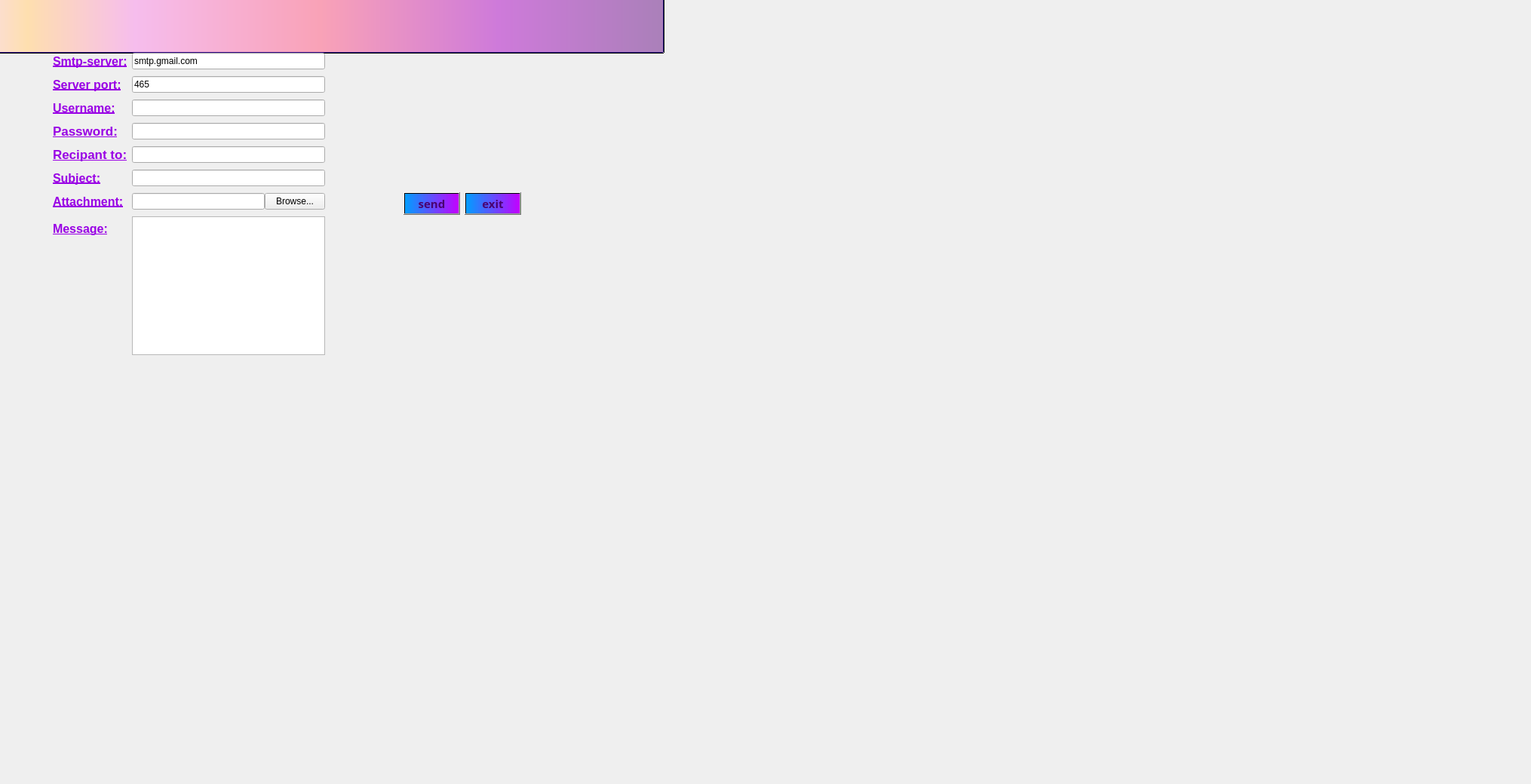
   <widget class="QWidget" name="tab">
    <attribute name="title">
     <string>Mailing</string>
    </attribute>
    <widget class="QPushButton" name="pushButton_recherchecong_9">
     <property name="geometry">
      <rect>
       <x>-10</x>
       <y>-10</y>
       <width>891</width>
       <height>81</height>
      </rect>
     </property>
     <property name="palette">
      <palette>
       <active>
        <colorrole role="WindowText">
         <brush brushstyle="SolidPattern">
          <color alpha="255">
           <red>0</red>
           <green>0</green>
           <blue>127</blue>
          </color>
         </brush>
        </colorrole>
        <colorrole role="Button">
         <brush brushstyle="LinearGradientPattern">
          <gradient startx="0.000000000000000" starty="0.000000000000000" endx="1.000000000000000" endy="0.000000000000000" type="LinearGradient" spread="PadSpread" coordinatemode="ObjectBoundingMode">
           <gradientstop position="0.010050300000000">
            <color alpha="255">
             <red>252</red>
             <green>222</green>
             <blue>204</blue>
            </color>
           </gradientstop>
           <gradientstop position="0.050251300000000">
            <color alpha="255">
             <red>254</red>
             <green>223</green>
             <blue>175</blue>
            </color>
           </gradientstop>
           <gradientstop position="0.211055000000000">
            <color alpha="255">
             <red>246</red>
             <green>189</green>
             <blue>237</blue>
            </color>
           </gradientstop>
           <gradientstop position="0.487437000000000">
            <color alpha="255">
             <red>249</red>
             <green>162</green>
             <blue>183</blue>
            </color>
           </gradientstop>
           <gradientstop position="0.753769000000000">
            <color alpha="255">
             <red>206</red>
             <green>122</green>
             <blue>218</blue>
            </color>
           </gradientstop>
           <gradientstop position="1.000000000000000">
            <color alpha="255">
             <red>170</red>
             <green>128</green>
             <blue>185</blue>
            </color>
           </gradientstop>
          </gradient>
         </brush>
        </colorrole>
        <colorrole role="Light">
         <brush brushstyle="SolidPattern">
          <color alpha="255">
           <red>170</red>
           <green>127</green>
           <blue>255</blue>
          </color>
         </brush>
        </colorrole>
        <colorrole role="Midlight">
         <brush brushstyle="SolidPattern">
          <color alpha="255">
           <red>127</red>
           <green>63</green>
           <blue>255</blue>
          </color>
         </brush>
        </colorrole>
        <colorrole role="Dark">
         <brush brushstyle="SolidPattern">
          <color alpha="255">
           <red>42</red>
           <green>0</green>
           <blue>127</blue>
          </color>
         </brush>
        </colorrole>
        <colorrole role="Mid">
         <brush brushstyle="SolidPattern">
          <color alpha="255">
           <red>57</red>
           <green>0</green>
           <blue>170</blue>
          </color>
         </brush>
        </colorrole>
        <colorrole role="Text">
         <brush brushstyle="SolidPattern">
          <color alpha="255">
           <red>0</red>
           <green>0</green>
           <blue>127</blue>
          </color>
         </brush>
        </colorrole>
        <colorrole role="BrightText">
         <brush brushstyle="SolidPattern">
          <color alpha="255">
           <red>255</red>
           <green>255</green>
           <blue>255</blue>
          </color>
         </brush>
        </colorrole>
        <colorrole role="ButtonText">
         <brush brushstyle="SolidPattern">
          <color alpha="255">
           <red>0</red>
           <green>0</green>
           <blue>127</blue>
          </color>
         </brush>
        </colorrole>
        <colorrole role="Base">
         <brush brushstyle="LinearGradientPattern">
          <gradient startx="0.000000000000000" starty="0.000000000000000" endx="1.000000000000000" endy="0.000000000000000" type="LinearGradient" spread="PadSpread" coordinatemode="ObjectBoundingMode">
           <gradientstop position="0.010050300000000">
            <color alpha="255">
             <red>252</red>
             <green>222</green>
             <blue>204</blue>
            </color>
           </gradientstop>
           <gradientstop position="0.050251300000000">
            <color alpha="255">
             <red>254</red>
             <green>223</green>
             <blue>175</blue>
            </color>
           </gradientstop>
           <gradientstop position="0.211055000000000">
            <color alpha="255">
             <red>246</red>
             <green>189</green>
             <blue>237</blue>
            </color>
           </gradientstop>
           <gradientstop position="0.487437000000000">
            <color alpha="255">
             <red>249</red>
             <green>162</green>
             <blue>183</blue>
            </color>
           </gradientstop>
           <gradientstop position="0.753769000000000">
            <color alpha="255">
             <red>206</red>
             <green>122</green>
             <blue>218</blue>
            </color>
           </gradientstop>
           <gradientstop position="1.000000000000000">
            <color alpha="255">
             <red>170</red>
             <green>128</green>
             <blue>185</blue>
            </color>
           </gradientstop>
          </gradient>
         </brush>
        </colorrole>
        <colorrole role="Window">
         <brush brushstyle="LinearGradientPattern">
          <gradient startx="0.000000000000000" starty="0.000000000000000" endx="1.000000000000000" endy="0.000000000000000" type="LinearGradient" spread="PadSpread" coordinatemode="ObjectBoundingMode">
           <gradientstop position="0.010050300000000">
            <color alpha="255">
             <red>252</red>
             <green>222</green>
             <blue>204</blue>
            </color>
           </gradientstop>
           <gradientstop position="0.050251300000000">
            <color alpha="255">
             <red>254</red>
             <green>223</green>
             <blue>175</blue>
            </color>
           </gradientstop>
           <gradientstop position="0.211055000000000">
            <color alpha="255">
             <red>246</red>
             <green>189</green>
             <blue>237</blue>
            </color>
           </gradientstop>
           <gradientstop position="0.487437000000000">
            <color alpha="255">
             <red>249</red>
             <green>162</green>
             <blue>183</blue>
            </color>
           </gradientstop>
           <gradientstop position="0.753769000000000">
            <color alpha="255">
             <red>206</red>
             <green>122</green>
             <blue>218</blue>
            </color>
           </gradientstop>
           <gradientstop position="1.000000000000000">
            <color alpha="255">
             <red>170</red>
             <green>128</green>
             <blue>185</blue>
            </color>
           </gradientstop>
          </gradient>
         </brush>
        </colorrole>
        <colorrole role="Shadow">
         <brush brushstyle="SolidPattern">
          <color alpha="255">
           <red>0</red>
           <green>0</green>
           <blue>0</blue>
          </color>
         </brush>
        </colorrole>
        <colorrole role="AlternateBase">
         <brush brushstyle="SolidPattern">
          <color alpha="255">
           <red>170</red>
           <green>127</green>
           <blue>255</blue>
          </color>
         </brush>
        </colorrole>
        <colorrole role="ToolTipBase">
         <brush brushstyle="SolidPattern">
          <color alpha="255">
           <red>255</red>
           <green>255</green>
           <blue>220</blue>
          </color>
         </brush>
        </colorrole>
        <colorrole role="ToolTipText">
         <brush brushstyle="SolidPattern">
          <color alpha="255">
           <red>0</red>
           <green>0</green>
           <blue>0</blue>
          </color>
         </brush>
        </colorrole>
        <colorrole role="PlaceholderText">
         <brush brushstyle="SolidPattern">
          <color alpha="128">
           <red>0</red>
           <green>0</green>
           <blue>0</blue>
          </color>
         </brush>
        </colorrole>
       </active>
       <inactive>
        <colorrole role="WindowText">
         <brush brushstyle="SolidPattern">
          <color alpha="255">
           <red>0</red>
           <green>0</green>
           <blue>127</blue>
          </color>
         </brush>
        </colorrole>
        <colorrole role="Button">
         <brush brushstyle="LinearGradientPattern">
          <gradient startx="0.000000000000000" starty="0.000000000000000" endx="1.000000000000000" endy="0.000000000000000" type="LinearGradient" spread="PadSpread" coordinatemode="ObjectBoundingMode">
           <gradientstop position="0.010050300000000">
            <color alpha="255">
             <red>252</red>
             <green>222</green>
             <blue>204</blue>
            </color>
           </gradientstop>
           <gradientstop position="0.050251300000000">
            <color alpha="255">
             <red>254</red>
             <green>223</green>
             <blue>175</blue>
            </color>
           </gradientstop>
           <gradientstop position="0.211055000000000">
            <color alpha="255">
             <red>246</red>
             <green>189</green>
             <blue>237</blue>
            </color>
           </gradientstop>
           <gradientstop position="0.487437000000000">
            <color alpha="255">
             <red>249</red>
             <green>162</green>
             <blue>183</blue>
            </color>
           </gradientstop>
           <gradientstop position="0.753769000000000">
            <color alpha="255">
             <red>206</red>
             <green>122</green>
             <blue>218</blue>
            </color>
           </gradientstop>
           <gradientstop position="1.000000000000000">
            <color alpha="255">
             <red>170</red>
             <green>128</green>
             <blue>185</blue>
            </color>
           </gradientstop>
          </gradient>
         </brush>
        </colorrole>
        <colorrole role="Light">
         <brush brushstyle="SolidPattern">
          <color alpha="255">
           <red>170</red>
           <green>127</green>
           <blue>255</blue>
          </color>
         </brush>
        </colorrole>
        <colorrole role="Midlight">
         <brush brushstyle="SolidPattern">
          <color alpha="255">
           <red>127</red>
           <green>63</green>
           <blue>255</blue>
          </color>
         </brush>
        </colorrole>
        <colorrole role="Dark">
         <brush brushstyle="SolidPattern">
          <color alpha="255">
           <red>42</red>
           <green>0</green>
           <blue>127</blue>
          </color>
         </brush>
        </colorrole>
        <colorrole role="Mid">
         <brush brushstyle="SolidPattern">
          <color alpha="255">
           <red>57</red>
           <green>0</green>
           <blue>170</blue>
          </color>
         </brush>
        </colorrole>
        <colorrole role="Text">
         <brush brushstyle="SolidPattern">
          <color alpha="255">
           <red>0</red>
           <green>0</green>
           <blue>127</blue>
          </color>
         </brush>
        </colorrole>
        <colorrole role="BrightText">
         <brush brushstyle="SolidPattern">
          <color alpha="255">
           <red>255</red>
           <green>255</green>
           <blue>255</blue>
          </color>
         </brush>
        </colorrole>
        <colorrole role="ButtonText">
         <brush brushstyle="SolidPattern">
          <color alpha="255">
           <red>0</red>
           <green>0</green>
           <blue>127</blue>
          </color>
         </brush>
        </colorrole>
        <colorrole role="Base">
         <brush brushstyle="LinearGradientPattern">
          <gradient startx="0.000000000000000" starty="0.000000000000000" endx="1.000000000000000" endy="0.000000000000000" type="LinearGradient" spread="PadSpread" coordinatemode="ObjectBoundingMode">
           <gradientstop position="0.010050300000000">
            <color alpha="255">
             <red>252</red>
             <green>222</green>
             <blue>204</blue>
            </color>
           </gradientstop>
           <gradientstop position="0.050251300000000">
            <color alpha="255">
             <red>254</red>
             <green>223</green>
             <blue>175</blue>
            </color>
           </gradientstop>
           <gradientstop position="0.211055000000000">
            <color alpha="255">
             <red>246</red>
             <green>189</green>
             <blue>237</blue>
            </color>
           </gradientstop>
           <gradientstop position="0.487437000000000">
            <color alpha="255">
             <red>249</red>
             <green>162</green>
             <blue>183</blue>
            </color>
           </gradientstop>
           <gradientstop position="0.753769000000000">
            <color alpha="255">
             <red>206</red>
             <green>122</green>
             <blue>218</blue>
            </color>
           </gradientstop>
           <gradientstop position="1.000000000000000">
            <color alpha="255">
             <red>170</red>
             <green>128</green>
             <blue>185</blue>
            </color>
           </gradientstop>
          </gradient>
         </brush>
        </colorrole>
        <colorrole role="Window">
         <brush brushstyle="LinearGradientPattern">
          <gradient startx="0.000000000000000" starty="0.000000000000000" endx="1.000000000000000" endy="0.000000000000000" type="LinearGradient" spread="PadSpread" coordinatemode="ObjectBoundingMode">
           <gradientstop position="0.010050300000000">
            <color alpha="255">
             <red>252</red>
             <green>222</green>
             <blue>204</blue>
            </color>
           </gradientstop>
           <gradientstop position="0.050251300000000">
            <color alpha="255">
             <red>254</red>
             <green>223</green>
             <blue>175</blue>
            </color>
           </gradientstop>
           <gradientstop position="0.211055000000000">
            <color alpha="255">
             <red>246</red>
             <green>189</green>
             <blue>237</blue>
            </color>
           </gradientstop>
           <gradientstop position="0.487437000000000">
            <color alpha="255">
             <red>249</red>
             <green>162</green>
             <blue>183</blue>
            </color>
           </gradientstop>
           <gradientstop position="0.753769000000000">
            <color alpha="255">
             <red>206</red>
             <green>122</green>
             <blue>218</blue>
            </color>
           </gradientstop>
           <gradientstop position="1.000000000000000">
            <color alpha="255">
             <red>170</red>
             <green>128</green>
             <blue>185</blue>
            </color>
           </gradientstop>
          </gradient>
         </brush>
        </colorrole>
        <colorrole role="Shadow">
         <brush brushstyle="SolidPattern">
          <color alpha="255">
           <red>0</red>
           <green>0</green>
           <blue>0</blue>
          </color>
         </brush>
        </colorrole>
        <colorrole role="AlternateBase">
         <brush brushstyle="SolidPattern">
          <color alpha="255">
           <red>170</red>
           <green>127</green>
           <blue>255</blue>
          </color>
         </brush>
        </colorrole>
        <colorrole role="ToolTipBase">
         <brush brushstyle="SolidPattern">
          <color alpha="255">
           <red>255</red>
           <green>255</green>
           <blue>220</blue>
          </color>
         </brush>
        </colorrole>
        <colorrole role="ToolTipText">
         <brush brushstyle="SolidPattern">
          <color alpha="255">
           <red>0</red>
           <green>0</green>
           <blue>0</blue>
          </color>
         </brush>
        </colorrole>
        <colorrole role="PlaceholderText">
         <brush brushstyle="SolidPattern">
          <color alpha="128">
           <red>0</red>
           <green>0</green>
           <blue>0</blue>
          </color>
         </brush>
        </colorrole>
       </inactive>
       <disabled>
        <colorrole role="WindowText">
         <brush brushstyle="SolidPattern">
          <color alpha="255">
           <red>0</red>
           <green>0</green>
           <blue>127</blue>
          </color>
         </brush>
        </colorrole>
        <colorrole role="Button">
         <brush brushstyle="LinearGradientPattern">
          <gradient startx="0.000000000000000" starty="0.000000000000000" endx="1.000000000000000" endy="0.000000000000000" type="LinearGradient" spread="PadSpread" coordinatemode="ObjectBoundingMode">
           <gradientstop position="0.010050300000000">
            <color alpha="255">
             <red>252</red>
             <green>222</green>
             <blue>204</blue>
            </color>
           </gradientstop>
           <gradientstop position="0.050251300000000">
            <color alpha="255">
             <red>254</red>
             <green>223</green>
             <blue>175</blue>
            </color>
           </gradientstop>
           <gradientstop position="0.211055000000000">
            <color alpha="255">
             <red>246</red>
             <green>189</green>
             <blue>237</blue>
            </color>
           </gradientstop>
           <gradientstop position="0.487437000000000">
            <color alpha="255">
             <red>249</red>
             <green>162</green>
             <blue>183</blue>
            </color>
           </gradientstop>
           <gradientstop position="0.753769000000000">
            <color alpha="255">
             <red>206</red>
             <green>122</green>
             <blue>218</blue>
            </color>
           </gradientstop>
           <gradientstop position="1.000000000000000">
            <color alpha="255">
             <red>170</red>
             <green>128</green>
             <blue>185</blue>
            </color>
           </gradientstop>
          </gradient>
         </brush>
        </colorrole>
        <colorrole role="Light">
         <brush brushstyle="SolidPattern">
          <color alpha="255">
           <red>170</red>
           <green>127</green>
           <blue>255</blue>
          </color>
         </brush>
        </colorrole>
        <colorrole role="Midlight">
         <brush brushstyle="SolidPattern">
          <color alpha="255">
           <red>127</red>
           <green>63</green>
           <blue>255</blue>
          </color>
         </brush>
        </colorrole>
        <colorrole role="Dark">
         <brush brushstyle="SolidPattern">
          <color alpha="255">
           <red>42</red>
           <green>0</green>
           <blue>127</blue>
          </color>
         </brush>
        </colorrole>
        <colorrole role="Mid">
         <brush brushstyle="SolidPattern">
          <color alpha="255">
           <red>57</red>
           <green>0</green>
           <blue>170</blue>
          </color>
         </brush>
        </colorrole>
        <colorrole role="Text">
         <brush brushstyle="SolidPattern">
          <color alpha="255">
           <red>0</red>
           <green>0</green>
           <blue>127</blue>
          </color>
         </brush>
        </colorrole>
        <colorrole role="BrightText">
         <brush brushstyle="SolidPattern">
          <color alpha="255">
           <red>255</red>
           <green>255</green>
           <blue>255</blue>
          </color>
         </brush>
        </colorrole>
        <colorrole role="ButtonText">
         <brush brushstyle="SolidPattern">
          <color alpha="255">
           <red>0</red>
           <green>0</green>
           <blue>127</blue>
          </color>
         </brush>
        </colorrole>
        <colorrole role="Base">
         <brush brushstyle="LinearGradientPattern">
          <gradient startx="0.000000000000000" starty="0.000000000000000" endx="1.000000000000000" endy="0.000000000000000" type="LinearGradient" spread="PadSpread" coordinatemode="ObjectBoundingMode">
           <gradientstop position="0.010050300000000">
            <color alpha="255">
             <red>252</red>
             <green>222</green>
             <blue>204</blue>
            </color>
           </gradientstop>
           <gradientstop position="0.050251300000000">
            <color alpha="255">
             <red>254</red>
             <green>223</green>
             <blue>175</blue>
            </color>
           </gradientstop>
           <gradientstop position="0.211055000000000">
            <color alpha="255">
             <red>246</red>
             <green>189</green>
             <blue>237</blue>
            </color>
           </gradientstop>
           <gradientstop position="0.487437000000000">
            <color alpha="255">
             <red>249</red>
             <green>162</green>
             <blue>183</blue>
            </color>
           </gradientstop>
           <gradientstop position="0.753769000000000">
            <color alpha="255">
             <red>206</red>
             <green>122</green>
             <blue>218</blue>
            </color>
           </gradientstop>
           <gradientstop position="1.000000000000000">
            <color alpha="255">
             <red>170</red>
             <green>128</green>
             <blue>185</blue>
            </color>
           </gradientstop>
          </gradient>
         </brush>
        </colorrole>
        <colorrole role="Window">
         <brush brushstyle="LinearGradientPattern">
          <gradient startx="0.000000000000000" starty="0.000000000000000" endx="1.000000000000000" endy="0.000000000000000" type="LinearGradient" spread="PadSpread" coordinatemode="ObjectBoundingMode">
           <gradientstop position="0.010050300000000">
            <color alpha="255">
             <red>252</red>
             <green>222</green>
             <blue>204</blue>
            </color>
           </gradientstop>
           <gradientstop position="0.050251300000000">
            <color alpha="255">
             <red>254</red>
             <green>223</green>
             <blue>175</blue>
            </color>
           </gradientstop>
           <gradientstop position="0.211055000000000">
            <color alpha="255">
             <red>246</red>
             <green>189</green>
             <blue>237</blue>
            </color>
           </gradientstop>
           <gradientstop position="0.487437000000000">
            <color alpha="255">
             <red>249</red>
             <green>162</green>
             <blue>183</blue>
            </color>
           </gradientstop>
           <gradientstop position="0.753769000000000">
            <color alpha="255">
             <red>206</red>
             <green>122</green>
             <blue>218</blue>
            </color>
           </gradientstop>
           <gradientstop position="1.000000000000000">
            <color alpha="255">
             <red>170</red>
             <green>128</green>
             <blue>185</blue>
            </color>
           </gradientstop>
          </gradient>
         </brush>
        </colorrole>
        <colorrole role="Shadow">
         <brush brushstyle="SolidPattern">
          <color alpha="255">
           <red>0</red>
           <green>0</green>
           <blue>0</blue>
          </color>
         </brush>
        </colorrole>
        <colorrole role="AlternateBase">
         <brush brushstyle="SolidPattern">
          <color alpha="255">
           <red>85</red>
           <green>0</green>
           <blue>255</blue>
          </color>
         </brush>
        </colorrole>
        <colorrole role="ToolTipBase">
         <brush brushstyle="SolidPattern">
          <color alpha="255">
           <red>255</red>
           <green>255</green>
           <blue>220</blue>
          </color>
         </brush>
        </colorrole>
        <colorrole role="ToolTipText">
         <brush brushstyle="SolidPattern">
          <color alpha="255">
           <red>0</red>
           <green>0</green>
           <blue>0</blue>
          </color>
         </brush>
        </colorrole>
        <colorrole role="PlaceholderText">
         <brush brushstyle="SolidPattern">
          <color alpha="128">
           <red>0</red>
           <green>0</green>
           <blue>0</blue>
          </color>
         </brush>
        </colorrole>
       </disabled>
      </palette>
     </property>
     <property name="font">
      <font>
       <family>Lucida Calligraphy</family>
       <pointsize>10</pointsize>
       <weight>75</weight>
       <italic>true</italic>
       <bold>true</bold>
       <underline>false</underline>
       <strikeout>false</strikeout>
      </font>
     </property>
     <property name="styleSheet">
      <string notr="true">background-color: qlineargradient(spread:pad, x1:1, y1:0, x2:1, y2:0, stop:0.919598 rgba(255, 0, 111, 255), stop:0.98 rgba(0, 0, 0, 255), stop:1 rgba(235, 148, 61, 255));
color: rgb(0, 0, 127);
background-color: qlineargradient(spread:pad, x1:0, y1:0, x2:1, y2:0, stop:0.0100503 rgba(252, 222, 204, 255), stop:0.0502513 rgba(254, 223, 175, 255), stop:0.211055 rgba(246, 189, 237, 255), stop:0.487437 rgba(249, 162, 183, 255), stop:0.753769 rgba(206, 122, 218, 255), stop:1 rgba(170, 128, 185, 255));</string>
     </property>
     <property name="text">
      <string/>
     </property>
     <property name="icon">
      <iconset>
       <normaloff>../imagesQT/ml.png</normaloff>../imagesQT/ml.png</iconset>
     </property>
     <property name="iconSize">
      <size>
       <width>100</width>
       <height>121</height>
      </size>
     </property>
    </widget>
    <widget class="QLabel" name="label_photo_5">
     <property name="geometry">
      <rect>
       <x>-70</x>
       <y>-10</y>
       <width>2021</width>
       <height>1031</height>
      </rect>
     </property>
     <property name="text">
      <string/>
     </property>
     <property name="pixmap">
      <pixmap>../imagesQT/modifcongback.jpg</pixmap>
     </property>
    </widget>
    <widget class="QWidget" name="layoutWidget">
     <property name="geometry">
      <rect>
       <x>70</x>
       <y>70</y>
       <width>621</width>
       <height>401</height>
      </rect>
     </property>
     <layout class="QHBoxLayout" name="horizontalLayout">
      <item>
       <layout class="QFormLayout" name="formLayout">
        <property name="fieldGrowthPolicy">
         <enum>QFormLayout::ExpandingFieldsGrow</enum>
        </property>
        <property name="rowWrapPolicy">
         <enum>QFormLayout::WrapLongRows</enum>
        </property>
        <property name="verticalSpacing">
         <number>9</number>
        </property>
        <item row="0" column="0">
         <widget class="QLabel" name="label">
          <property name="font">
           <font>
            <pointsize>12</pointsize>
            <weight>75</weight>
            <bold>true</bold>
            <underline>true</underline>
           </font>
          </property>
          <property name="styleSheet">
           <string notr="true">color:rgb(153, 0, 229)</string>
          </property>
          <property name="text">
           <string>Smtp-server:</string>
          </property>
         </widget>
        </item>
        <item row="0" column="1">
         <widget class="QLineEdit" name="server">
          <property name="text">
           <string>smtp.gmail.com</string>
          </property>
         </widget>
        </item>
        <item row="1" column="0">
         <widget class="QLabel" name="label_2">
          <property name="font">
           <font>
            <pointsize>12</pointsize>
            <weight>75</weight>
            <bold>true</bold>
            <underline>true</underline>
           </font>
          </property>
          <property name="styleSheet">
           <string notr="true">color:rgb(153, 0, 229)</string>
          </property>
          <property name="text">
           <string>Server port:</string>
          </property>
         </widget>
        </item>
        <item row="1" column="1">
         <widget class="QLineEdit" name="port">
          <property name="text">
           <string>465</string>
          </property>
         </widget>
        </item>
        <item row="2" column="0">
         <widget class="QLabel" name="label_3">
          <property name="font">
           <font>
            <pointsize>12</pointsize>
            <weight>75</weight>
            <bold>true</bold>
            <underline>true</underline>
           </font>
          </property>
          <property name="styleSheet">
           <string notr="true">color:rgb(153, 0, 229)</string>
          </property>
          <property name="text">
           <string>Username:</string>
          </property>
         </widget>
        </item>
        <item row="2" column="1">
         <widget class="QLineEdit" name="uname"/>
        </item>
        <item row="3" column="0">
         <widget class="QLabel" name="label_6">
          <property name="font">
           <font>
            <pointsize>13</pointsize>
            <weight>75</weight>
            <bold>true</bold>
            <underline>true</underline>
           </font>
          </property>
          <property name="styleSheet">
           <string notr="true">color:rgb(153, 0, 229)</string>
          </property>
          <property name="text">
           <string>Password:</string>
          </property>
         </widget>
        </item>
        <item row="3" column="1">
         <widget class="QLineEdit" name="paswd">
          <property name="inputMask">
           <string/>
          </property>
          <property name="echoMode">
           <enum>QLineEdit::Password</enum>
          </property>
         </widget>
        </item>
        <item row="4" column="0">
         <widget class="QLabel" name="label_10">
          <property name="font">
           <font>
            <pointsize>13</pointsize>
            <weight>75</weight>
            <bold>true</bold>
            <underline>true</underline>
           </font>
          </property>
          <property name="styleSheet">
           <string notr="true">color:rgb(153, 0, 229)</string>
          </property>
          <property name="text">
           <string>Recipant to:</string>
          </property>
         </widget>
        </item>
        <item row="4" column="1">
         <widget class="QLineEdit" name="rcpt"/>
        </item>
        <item row="5" column="0">
         <widget class="QLabel" name="label_33">
          <property name="font">
           <font>
            <pointsize>12</pointsize>
            <weight>75</weight>
            <bold>true</bold>
            <underline>true</underline>
           </font>
          </property>
          <property name="styleSheet">
           <string notr="true">color:rgb(153, 0, 229)</string>
          </property>
          <property name="text">
           <string>Subject:</string>
          </property>
         </widget>
        </item>
        <item row="5" column="1">
         <widget class="QLineEdit" name="subject"/>
        </item>
        <item row="6" column="0">
         <widget class="QLabel" name="label_34">
          <property name="font">
           <font>
            <pointsize>12</pointsize>
            <weight>75</weight>
            <bold>true</bold>
            <underline>true</underline>
           </font>
          </property>
          <property name="styleSheet">
           <string notr="true">color:rgb(153, 0, 229)</string>
          </property>
          <property name="text">
           <string>Attachment:</string>
          </property>
         </widget>
        </item>
        <item row="6" column="1">
         <layout class="QHBoxLayout" name="horizontalLayout_3">
          <item>
           <widget class="QLineEdit" name="file">
            <property name="readOnly">
             <bool>true</bool>
            </property>
           </widget>
          </item>
          <item>
           <widget class="QPushButton" name="browseBtn">
            <property name="text">
             <string>Browse...</string>
            </property>
           </widget>
          </item>
         </layout>
        </item>
        <item row="7" column="0">
         <widget class="QLabel" name="label_35">
          <property name="font">
           <font>
            <pointsize>12</pointsize>
            <weight>75</weight>
            <bold>true</bold>
            <underline>true</underline>
           </font>
          </property>
          <property name="styleSheet">
           <string notr="true">color:rgb(153, 0, 229)</string>
          </property>
          <property name="text">
           <string>Message:</string>
          </property>
         </widget>
        </item>
        <item row="7" column="1">
         <widget class="QPlainTextEdit" name="msg"/>
        </item>
       </layout>
      </item>
      <item>
       <spacer name="horizontalSpacer">
        <property name="orientation">
         <enum>Qt::Horizontal</enum>
        </property>
        <property name="sizeHint" stdset="0">
         <size>
          <width>40</width>
          <height>20</height>
         </size>
        </property>
       </spacer>
      </item>
      <item>
       <widget class="QPushButton" name="sendBtn">
        <property name="font">
         <font>
          <family>Lucida Calligraphy</family>
          <pointsize>11</pointsize>
          <weight>75</weight>
          <bold>true</bold>
         </font>
        </property>
        <property name="styleSheet">
         <string notr="true">background-color: qlineargradient(spread:pad, x1:0, y1:0, x2:1, y2:0, stop:0 rgba(0, 158, 255, 255), stop:1 rgba(195, 0, 255, 255));
color: rgb(74, 0, 111);</string>
        </property>
        <property name="text">
         <string>send</string>
        </property>
       </widget>
      </item>
      <item>
       <widget class="QPushButton" name="exitBtn">
        <property name="font">
         <font>
          <family>Lucida Calligraphy</family>
          <pointsize>11</pointsize>
          <weight>75</weight>
          <bold>true</bold>
         </font>
        </property>
        <property name="styleSheet">
         <string notr="true">background-color: qlineargradient(spread:pad, x1:0, y1:0, x2:1, y2:0, stop:0 rgba(0, 158, 255, 255), stop:1 rgba(195, 0, 255, 255));
color: rgb(74, 0, 111);</string>
        </property>
        <property name="text">
         <string>exit</string>
        </property>
       </widget>
      </item>
     </layout>
    </widget>
    <zorder>label_photo_5</zorder>
    <zorder>pushButton_recherchecong_9</zorder>
    <zorder>layoutWidget</zorder>
   </widget>
